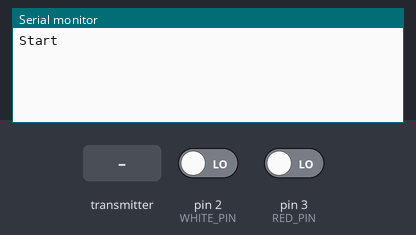
A sketch run on a simulated Arduino Uno, built with avr-gcc and run on an emulated ATmega328P. Shown: the last lines printed to the serial monitor. The test bench sets the inputs (shaded band); at power-on: pin 2 (WHITE_PIN) LOW, pin 3 (RED_PIN) LOW. No radio packets arrive unless stated.

Above: at 1.2 s.
1.3 s: pin 2 (WHITE_PIN) driven HIGH
At 2.2 s:
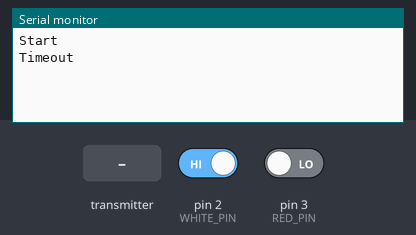
4.2 s: the transmitter starts sending in_data = 0
At 5.7 s:
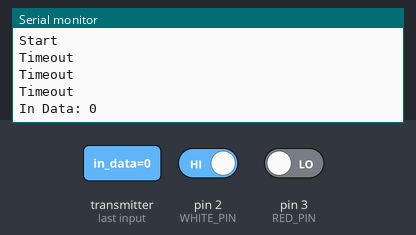
7.2 s: the transmitter starts sending in_data = 256
At 8.7 s:
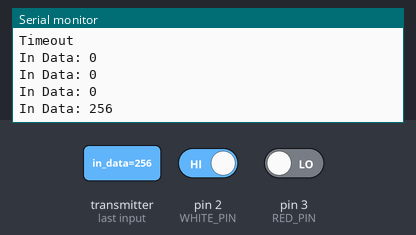

Measured:
- after the input at 1.3 s, the serial monitor: prints a new line after 0.20 s (image 1)
- after the input at 4.2 s, the serial monitor: prints a new line after 0.71 s (image 2)
- after the input at 7.2 s, the serial monitor: prints a new line after 0.71 s (image 3)

The sketch:

Arduino_NRF24L01_Transmit.ino
```cpp
#include <SPI.h>
#include "RF24.h"
RF24 radio(9, 10); // Establish a new RF24 object
const uint64_t send_pipe=0xB01DFACECEL;//This will be this device
const uint64_t recv_pipe=0xDEADBEEFF1L;//This will be the other device

#define WHITE_PIN 2
#define RED_PIN 3

void setup()
{
  Serial.begin(9600); // Set up communcations with the serial monitor in the arduino IDE

  pinMode(WHITE_PIN, INPUT); // Prepare the pins for input
  pinMode(RED_PIN, INPUT);

  Serial.println("Start");
  radio.begin();// Basically turn on communications with the device
  radio.setPALevel(RF24_PA_LOW);//RF24_PA_MAX is max power
  radio.setRetries(15,15);//This will improve reliability
  radio.openWritingPipe(recv_pipe);//Set up the two way communications with the named device
  radio.openReadingPipe(1,send_pipe);

  radio.startListening();// Start listening for data which gives the device a kick
}
//These are the four codes that we will work with, the final three being those that are transmitted
#define CODE_NONE 0
#define CODE_MOTOR_START 1
#define CODE_MOTOR_STOP 2
#define CODE_MOTOR_EXPLODE 3
unsigned long message_code=CODE_NONE;//This is where the code to be sent will reside
void loop()
{
  //Check the status of the two buttons
  int white_pin_status=digitalRead(WHITE_PIN);
  int red_pin_status=digitalRead(RED_PIN);

  if(white_pin_status==1 && red_pin_status==1)//If both are pushed then send explode code
  {
    message_code=CODE_MOTOR_EXPLODE;
  }
  else if(white_pin_status==1)//Send start code if white is pushed
  {
    message_code=CODE_MOTOR_START;
  }
  else if(red_pin_status==1)//Send stop if red is pushed
  {
    message_code=CODE_MOTOR_STOP;
  }
  else// If nothing is pushed then, well, do nothing.
  {
    message_code=CODE_NONE;
  }
  if(message_code!=CODE_NONE)//If something is to be done then send the code
  {
    radio.stopListening();//We are sending not listening for now
    if(!radio.write(&message_code, sizeof(unsigned long)))// Send the message_code and check to see if it comes back false
    {
      Serial.println("Failed");
    }

    radio.startListening();//Go back to listening and wait for the ack signal.

    unsigned long started_waiting_at=micros();//This notes the time
    boolean timeout=false;//Assume for the moment that there is no timeout

    while(!radio.available())//Keep looping while no ack has come in
    {
      if(micros()-started_waiting_at>200000)//If the loop has been going for more than 1/5th of a second then give up
      {
        timeout=true; //Note that it has failed
        break;
      }
    }
    if(timeout==true)//If the previous looped marked as failure then
    {
      Serial.println("Timeout");
    }
    else// If it didn't fail to ack then read in and printout the results.
    {
      unsigned long in_data;
      radio.read(&in_data, sizeof(unsigned long));
      Serial.println("In Data: "+String(in_data));
    }
    delay(1000);
  }

}
```
